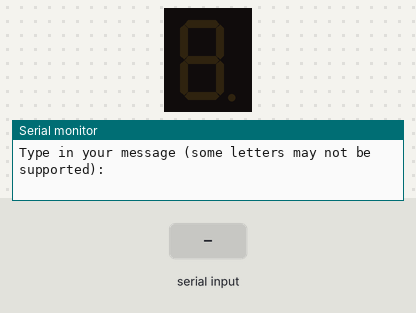
Simulated run of this sketch. Board: Arduino Uno, built with avr-gcc and run on an emulated ATmega328P. Parts: 1-digit seven-segment display, the last lines printed to the serial monitor. Wiring (inferred from the names in the program): 1-digit 7-segment display, segments lit when HIGH: segments pin 2, pin 3, pin 4, pin 5, pin 6, pin 7, pin 8, pin 9. Inputs (shaded band) come from the test bench. The segment pins are drawn as the display they are named for.

Above: at 1.2 s.
1.3 s: "90,45\n" received over Serial
At 1.8 s:
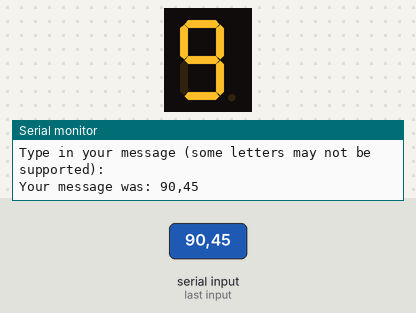
4.3 s: "1\n" received over Serial
At 5.8 s:
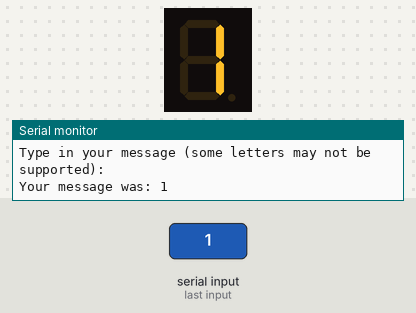
7.3 s: "30,150\n" received over Serial
At 7.8 s:
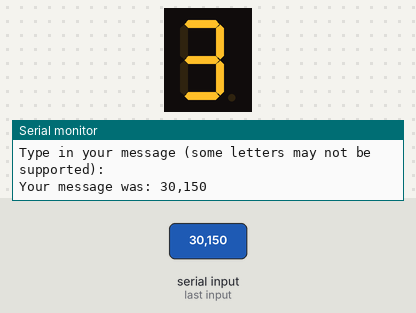
9.5 s: "200\n" received over Serial
At 12.4 s:
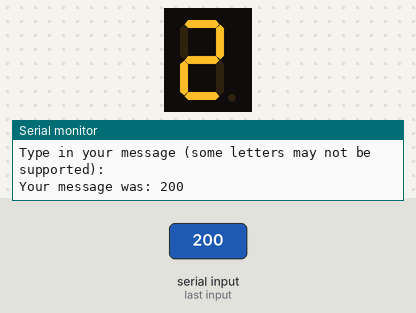
12.5 s: "5\n" received over Serial
At 14.9 s:
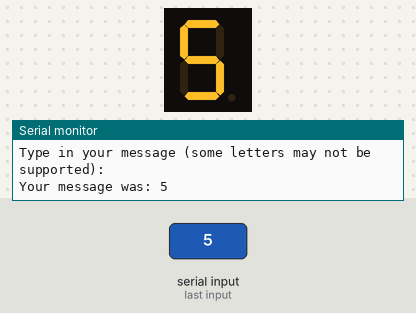
Timing chart, 0 to 16.4 s (numbered marks = the images above; inputs shaded):
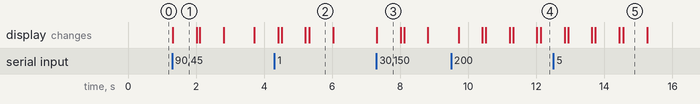

The sketch:

PA_7_segment_display.ino
```cpp
/* Andrew Pun
    April 25, 2020
*/

// ====SETTING UP PINS====

int del = 700; // adjust delay between characters

// pins for segments and decimal
const int a = 2;
const int b = 3;
const int c = 4;
const int d = 5;
const int e = 6;
const int f = 7;
const int g = 8;
const int dp = 9;

String myString = ""; // string for input

// array was taken from https://en.wikichip.org/wiki/seven-segment_display/representing_letters but modified so that some other characters exist
const unsigned char abcdefg[75] = { // array containing hex characters. Some are missing since they can't be displayed with 7 segments
  /*  0     1     2     3     4     5     6     7     8     9     :     ;     */
  0x7E, 0x30, 0x6D, 0x79, 0x33, 0x5B, 0x5F, 0x70, 0x7F, 0x7B, 0x00, 0x00,
  /*  <     =     >     ?     @     A     B     C     D     E     F     G     */
  0x00, 0x09, 0x00, 0x00, 0x00, 0x77, 0x00, 0x4E, 0x3D, 0x4F, 0x47, 0x5E,
  /*  H     I     J     K     L     M     N     O     P     Q     R     S     */
  0x37, 0x06, 0x3C, 0x00, 0x0E, 0x00, 0x15, 0x7E, 0x67, 0x73, 0x05, 0x5B,
  /*  T     U     V     W     X     Y     Z     [     \     ]     ^     _     */
  0x0F, 0x3E, 0x00, 0x00, 0x00, 0x3B, 0x6D, 0x00, 0x00, 0x00, 0x08, 0x00,
  /*  `     a     b     c     d     e     f     g     h     i     j     k     */
  0x00, 0x7D, 0x1F, 0x0D, 0x3D, 0x4F, 0x47, 0x5E, 0x17, 0x10, 0x3C, 0x00,
  /*  l     m     n     o     p     q     r     s     t     u     v     w     */
  0x0E, 0x00, 0x15, 0x1D, 0x67, 0x73, 0x05, 0x5B, 0x0F, 0x1C, 0x00, 0x00,
  /*  x     y     z     */
  0x00, 0x3B, 0x6D
};


void writeAllLow() { // function to write all segments as low

  digitalWrite(a, LOW);
  digitalWrite(b, LOW);
  digitalWrite(c, LOW);
  digitalWrite(d, LOW);
  digitalWrite(e, LOW);
  digitalWrite(f, LOW);
  digitalWrite(g, LOW);
  digitalWrite(dp, LOW);

}

void decodeSegment(char dis) { // function that reads input and lights up segments
  // basically decodes dis to binary and lights up specified segments

  digitalWrite(g, dis % 2 == 1);
  dis /= 2;
  digitalWrite(f, dis % 2 == 1);
  dis /= 2;
  digitalWrite(e, dis % 2 == 1);
  dis /= 2;
  digitalWrite(d, dis % 2 == 1);
  dis /= 2;
  digitalWrite(c, dis % 2 == 1);
  dis /= 2;
  digitalWrite(b, dis % 2 == 1);
  dis /= 2;
  digitalWrite(a, dis % 2 == 1);
  digitalWrite(dp, LOW);
}

void segmentDisplay(int pos) { // function that takes in int pos and converts to instructions for 7 seg display
  writeAllLow();

  if (pos >= 0 && pos < 75) { // check if dis is within 0 - 75.
    decodeSegment(abcdefg[pos]); // decode and display the character found in the abcdefg array at posdi
  } else {
    if (pos == -2) { // hardcoded part that writes to pin dp to do char '.'
      digitalWrite(dp, HIGH); // write dp as high
    }
  }

}

void displayMsg(String message) { // function for displaying message

  Serial.println("Your message was: " + message);

  for (int i = 0; i < message.length() - 1; i++) { // loop through the string -1 to avoid new line
    segmentDisplay((int)(message.charAt(i) - 48)); // print the individual character
    delay(del); // wait
    writeAllLow(); // turn off all segments briefly
    delay(100);
  }

}

void setup() {
  // set up serial monitor and pins
  Serial.begin(9600);
  pinMode(a, OUTPUT);
  pinMode(b, OUTPUT);
  pinMode(c, OUTPUT);
  pinMode(d, OUTPUT);
  pinMode(e, OUTPUT);
  pinMode(f, OUTPUT);
  pinMode(g, OUTPUT);
  pinMode(dp, OUTPUT);

}

void loop() {

  Serial.println("Type in your message (some letters may not be supported): ");

  while (!Serial.available()) { // wait until serial is available
  }

  while (Serial.available()) { // loop while serial is available
    char c = Serial.read(); // read one char at a time
    myString += c; // add char to myString
    delay(2);
  }
  if (myString != "") { // if string is not empty

    displayMsg(myString); // display message
  }
  myString = ""; // reset string to be empty

}
```

Measured:
- after the input at 1.3 s, the display: changes at once (image 1)
- after the input at 7.3 s, the display: changes at once (image 3)
- what the display in image 1 shows lasts 0.7 s, from 1.3 s to 2.0 s
